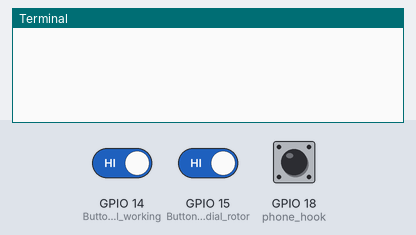
The program below on a simulated Raspberry Pi (BCM pin numbers). On the bench: the last lines printed to the terminal. The test bench sets the inputs (shaded band); at power-on: GPIO 18 (phone_hook) HIGH, GPIO 14 (Button phone_dial_working) HIGH, GPIO 15 (Button phone_dial_rotor) HIGH. The clock reads 2024-03-15 10:24:30 at power-on unless the program sets it.

Above: at 1.2 s.
1.3 s: GPIO 18 (phone_hook) pulled LOW for 0.15 s
At 1.9 s:
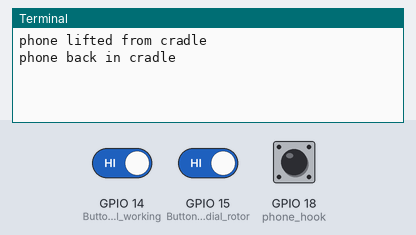
2.9 s: GPIO 14 (Button phone_dial_working) driven LOW and GPIO 15 (Button phone_dial_rotor) driven LOW and GPIO 18 (phone_hook) driven LOW
At 3.6 s:
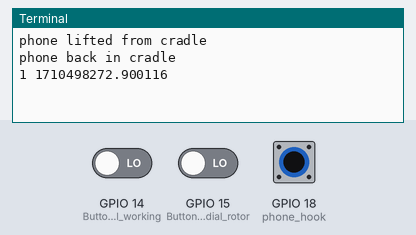
4.4 s: GPIO 14 (Button phone_dial_working) driven HIGH
At 4.7 s:
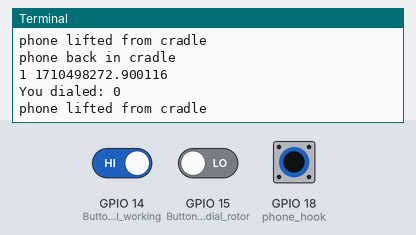
5.9 s: GPIO 14 (Button phone_dial_working) driven LOW
At 7.1 s:
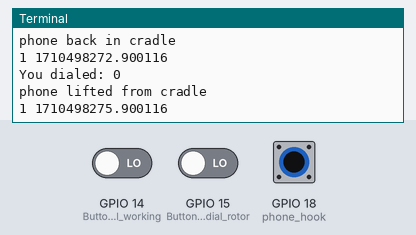
7.4 s: GPIO 15 (Button phone_dial_rotor) driven HIGH
At 8.2 s:
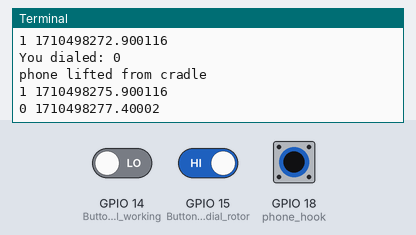
8.9 s: GPIO 15 (Button phone_dial_rotor) driven LOW
At 9.3 s:
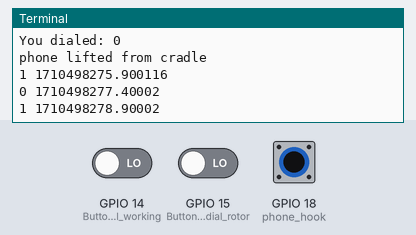

Measured:
- after the input at 1.3 s, the terminal: prints a new line at once (image 1)
- after the input at 2.9 s, the terminal: prints a new line at once (image 2)
- after the input at 4.4 s, the terminal: prints a new line at once (image 3)
- after the input at 5.9 s, the terminal: prints a new line at once (image 4)
- after the input at 7.4 s, the terminal: prints a new line at once (image 5)
- after the input at 8.9 s, the terminal: prints a new line at once (image 6)

The program:

rpi_phone.py
```python
# Raspberry Pi to a Rotary Phone

from gpiozero import Button
import time
from signal import pause

phone_dial_working = Button(14) # white wire to dial
phone_dial_rotor = Button(15) # blue wire to dial
phone_hook = Button(18) # brown wire to hook

def phone_hook_down():
    print("phone back in cradle")

def phone_hook_lifted():
    print("phone lifted from cradle")

def phone_dial_active():
    if phone_hook.value == 1:
        #print("dial has been turned")
        rotor_value = 0
        rotor_cumulative = 0
        while phone_dial_working.value == 1:
            # the rotor is moving
            if rotor_value != phone_dial_rotor.value:
                rotor_value = phone_dial_rotor.value
                print(rotor_value, time.time())
                rotor_cumulative = rotor_cumulative + rotor_value
        if (rotor_cumulative == 11):
            rotor_cumulative = 1
        print("You dialed:",rotor_cumulative - 1)


phone_hook.when_pressed = phone_hook_lifted
phone_hook.when_released = phone_hook_down
phone_dial_working.when_pressed = phone_dial_active

pause()
```
